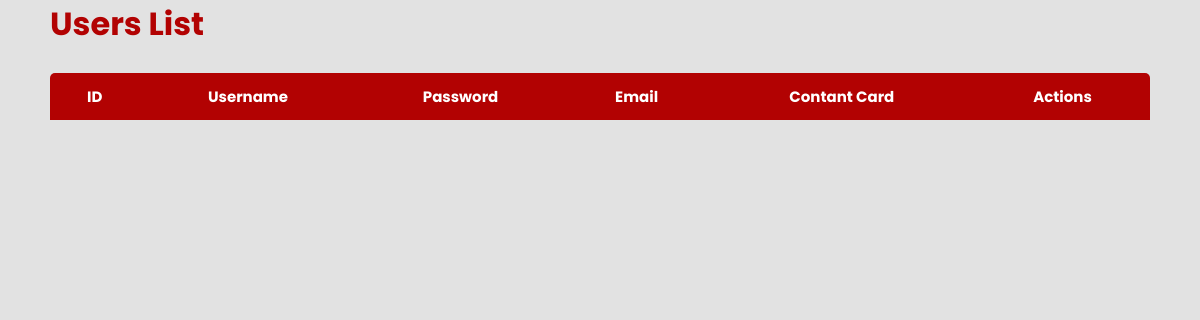
/admin_list, run on an earlier commit of the app's database.
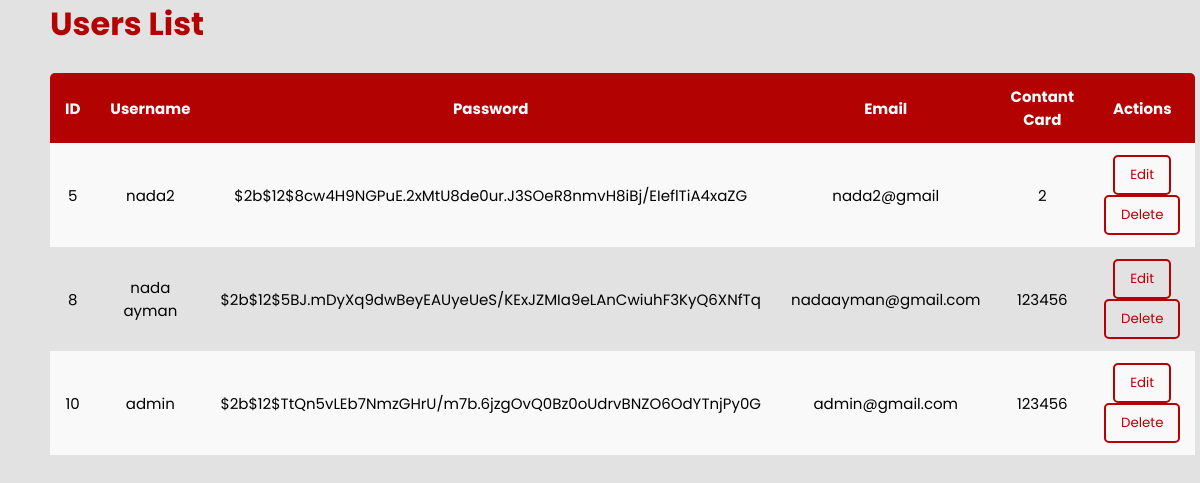
And on a later commit of the database.
### tables this page shows
CREATE TABLE users (
			id INTEGER PRIMARY KEY AUTOINCREMENT,
			username TEXT NOT NULL UNIQUE,
			password TEXT NOT NULL,
            email TEXT NOT NULL UNIQUE, 
            contact INTEGER NOT NULL,
            img TEXT
		);

### app.py (the view, shortened to what this page needs)
@app.route('/admin_list', methods=['GET', 'POST'])
def admin_list():
    if request.method == 'GET':
        users = db.get_all_users(connection)
        return render_template('userList.html', users=users)

### db.py (called while the page is built)
def get_all_users(connection):
    cursor = connection.cursor()
    query = 'SELECT * FROM users'
    cursor.execute(query)
    return cursor.fetchall()

### templates/userList.html (shortened to what this page needs)
<!DOCTYPE html>
<html lang="en">
  <head>
    <link
      rel="stylesheet"
      href="{{ url_for('static', filename='css/userList.css') }}"
    />
  </head>
  <body>
    <div class="container">
      <h1>Users List</h1>
      <table class="table">
        <thead>
          <tr>
            <th>ID</th>
            <th>Username</th>
            <th>Password</th>
            <th>Email</th>
            <th>Contant Card</th>
            <th>Actions</th>
          </tr>
        </thead>
        <tbody>
          {% for user in users %}
          <tr>
            <td>{{ user[0] }}</td>
            <td>{{ user[1] }}</td>
            <td>{{ user[2] }}</td>
            <td>{{ user[3] }}</td>
            <td>{{ user[4] }}</td>
            <td>
              <form method="POST" style="display: inline">
                <button type="submit" name="action" value="edit">Edit</button>
              </form>
              <form method="POST" style="display: inline">
                <button type="submit" name="action" value="delete">
                  Delete
                </button>
              </form>
            </td>
          </tr>
          {% endfor %}
        </tbody>
      </table>
    </div>
  </body>
</html>

### static/css/userList.css (style rules this page uses)
* { margin: 0; padding: 0; outline: none; border: none; text-decoration: none; box-sizing: border-box; font-family: 'Poppins', sans-serif; }
:root { --primary-color: #b20202; --secondary-color: #D10024; --font: #555555; }
body { background: rgb(226, 226, 226); }
h1 { color: var(--primary-color); }
.container { display: block; margin: 0 50px; }
.table { border-collapse: collapse; margin: 25px 0; font-size: 15px; min-width: 100%; overflow: hidden; border-radius: 5px 5px 0 0; text-align: center; }
.table thead { text-align: center; color: #fff; background: var(--primary-color); text-align: left; font-weight: bold; }
.table th, .table td { padding: 12px 15px; text-align: center; }
.table tbody tr:nth-of-type(odd) { background: #f9f9f9; }
.table button { padding: 8px 15px; border-radius: 5px; cursor: pointer; background: transparent; border: 2px solid var(--primary-color); color: var(--primary-color); transition: all 0.3s ease; }

What changed in the data, as far as the page shows it:
added users: id "5", username "nada2", password "$2b$12$8cw4H9NGPuE.2xMtU8de0ur.J3SOeR8nmvH8iBj/EIeflTiA4xaZG", email "nada2@gmail", contact "2"
added users: id "8", username "nada ayman", password "$2b$12$5BJ.mDyXq9dwBeyEAUyeUeS/KExJZMIa9eLAnCwiuhF3KyQ6XNfTq", email "nadaayman@gmail.com", contact "123456"
added users: id "10", username "admin", password "$2b$12$TtQn5vLEb7NmzGHrU/m7b.6jzgOvQ0Bz0oUdrvBNZO6OdYTnjPy0G", email "admin@gmail.com", contact "123456"
